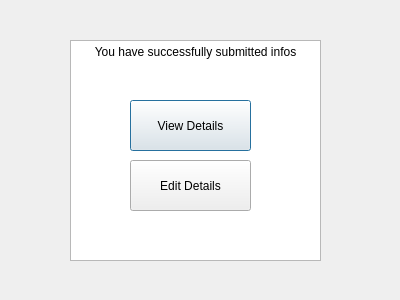
<?xml version="1.0" encoding="UTF-8"?>
<ui version="4.0">
 <class>Review</class>
 <widget class="QDialog" name="Review">
  <property name="geometry">
   <rect>
    <x>0</x>
    <y>0</y>
    <width>400</width>
    <height>300</height>
   </rect>
  </property>
  <property name="windowTitle">
   <string>Dialog</string>
  </property>
  <widget class="QPlainTextEdit" name="plainTextEdit">
   <property name="geometry">
    <rect>
     <x>70</x>
     <y>40</y>
     <width>251</width>
     <height>221</height>
    </rect>
   </property>
   <property name="plainText">
    <string>      You have successfully submitted infos</string>
   </property>
  </widget>
  <widget class="QPushButton" name="pushButton">
   <property name="geometry">
    <rect>
     <x>130</x>
     <y>100</y>
     <width>121</width>
     <height>51</height>
    </rect>
   </property>
   <property name="text">
    <string>View Details</string>
   </property>
  </widget>
  <widget class="QPushButton" name="pushButton_2">
   <property name="geometry">
    <rect>
     <x>130</x>
     <y>160</y>
     <width>121</width>
     <height>51</height>
    </rect>
   </property>
   <property name="text">
    <string>Edit Details</string>
   </property>
  </widget>
 </widget>
 <resources/>
 <connections/>
</ui>
